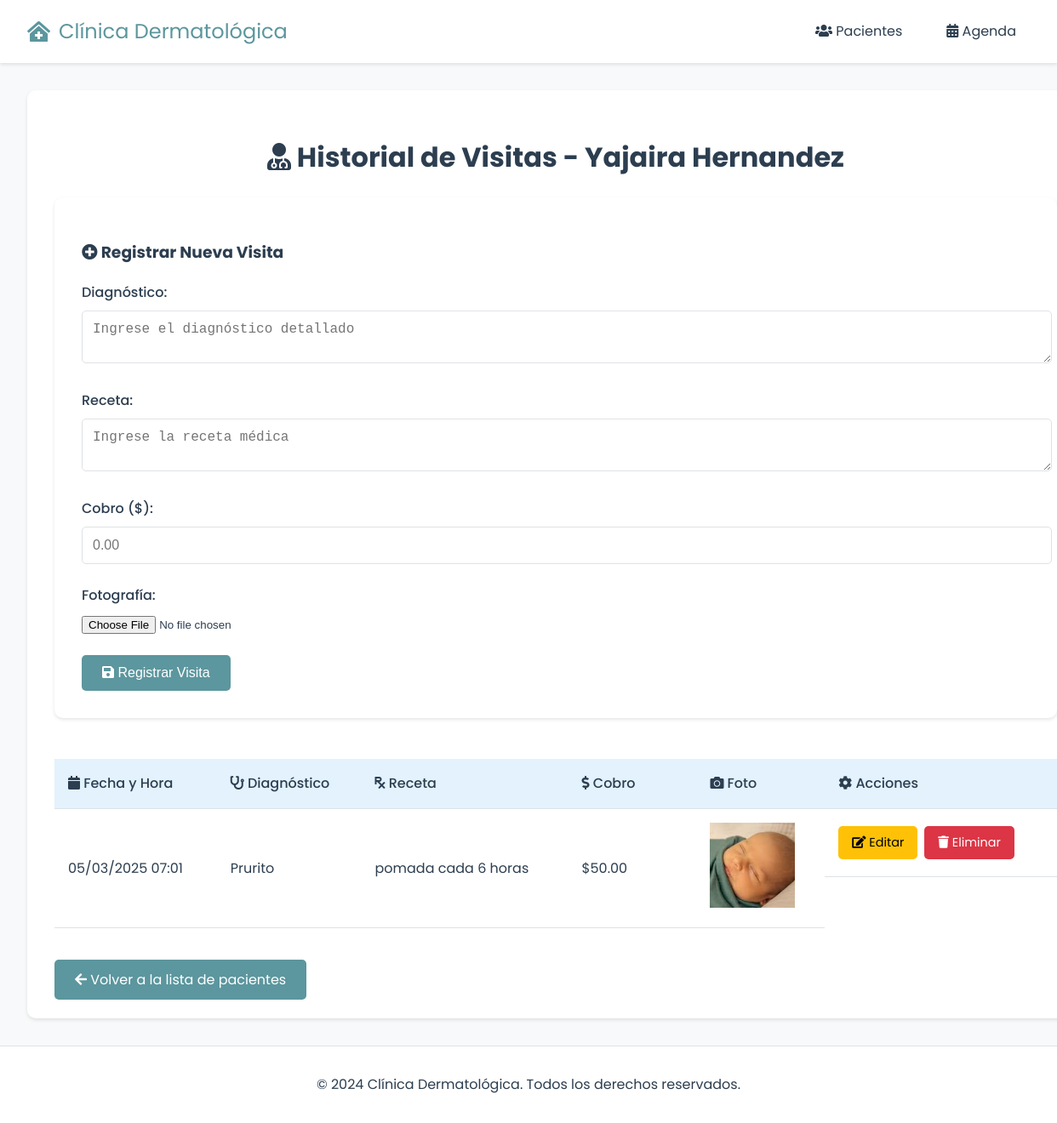
Page /pacientes/3/visitas on the committed database.
### app.py (models this page shows, shortened)
class Paciente(db.Model):
    id = db.Column(db.Integer, primary_key=True)
    nombre = db.Column(db.String(200), nullable=False)
    dui = db.Column(db.String(10), unique=True, nullable=False)
    telefono = db.Column(db.String(20))
    fecha_nacimiento = db.Column(db.Date)
    direccion = db.Column(db.String(300))
    fecha_registro = db.Column(db.DateTime, default=datetime.utcnow)
    categoria_id = db.Column(db.Integer, db.ForeignKey('categoria.id'), nullable=False)
    categoria = db.relationship('Categoria', backref='pacientes')
    visitas = db.relationship('Visita', backref='paciente', lazy=True)

class Visita(db.Model):
    id = db.Column(db.Integer, primary_key=True)
    fecha_hora = db.Column(db.DateTime, nullable=False, default=datetime.utcnow)
    diagnostico = db.Column(db.Text)
    receta = db.Column(db.Text)
    cobro = db.Column(db.Float)
    foto_path = db.Column(db.String(300))
    paciente_id = db.Column(db.Integer, db.ForeignKey('paciente.id'), nullable=False)

### app.py (the view, shortened to what this page needs)
@app.route('/pacientes/<int:id>/visitas', methods=['GET', 'POST'])
def visitas_paciente(id):
    paciente = Paciente.query.get_or_404(id)
    visitas = Visita.query.filter_by(paciente_id=id).order_by(Visita.fecha_hora.desc()).all()
    return render_template('pacientes/visitas.html', paciente=paciente, visitas=visitas)

### templates/pacientes/visitas.html (shortened to what this page needs)
{% extends 'base.html' %}
{% block body %}
<div class="content">
    <h1 class="text-center">
        <i class="fas fa-user-md"></i>
        Historial de Visitas - {{ paciente.nombre }}
    </h1>
    <div class="form mb-2">
        <h3><i class="fas fa-plus-circle"></i> Registrar Nueva Visita</h3>
        <form action="/pacientes/{{paciente.id}}/visitas" method="POST" enctype="multipart/form-data">
            <div class="form-group">
                <label for="diagnostico">Diagnóstico:</label>
                <textarea name="diagnostico" id="diagnostico" required placeholder="Ingrese el diagnóstico detallado"></textarea>
            </div>
            <div class="form-group">
                <label for="receta">Receta:</label>
                <textarea name="receta" id="receta" required placeholder="Ingrese la receta médica"></textarea>
            </div>
            <div class="form-group">
                <label for="cobro">Cobro ($):</label>
                <input type="number" step="0.01" name="cobro" id="cobro" required placeholder="0.00">
            </div>
            <div class="form-group">
                <label for="foto">Fotografía:</label>
                <input type="file" name="foto" id="foto" accept="image/*" class="form-control-file">
            </div>
            <button type="submit" class="btn btn-primary">
                <i class="fas fa-save"></i> Registrar Visita
            </button>
        </form>
    </div>
    {% if visitas|length < 1 %}
    <div class="alert alert-info text-center">
        <i class="fas fa-info-circle"></i>
        No hay visitas registradas para este paciente.
    </div>
    {% else %}
    <div class="table-responsive">
        <table>
            <tr>
                <th><i class="fas fa-calendar"></i> Fecha y Hora</th>
                <th><i class="fas fa-stethoscope"></i> Diagnóstico</th>
                <th><i class="fas fa-prescription"></i> Receta</th>
                <th><i class="fas fa-dollar-sign"></i> Cobro</th>
                <th><i class="fas fa-camera"></i> Foto</th>
                <th><i class="fas fa-cog"></i> Acciones</th>
            </tr>
            {% for visita in visitas %}
                <tr>
                    <td>{{ visita.fecha_hora.strftime('%d/%m/%Y %H:%M') }}</td>
                    <td>{{ visita.diagnostico }}</td>
                    <td>{{ visita.receta }}</td>
                    <td>${{ "%.2f"|format(visita.cobro) }}</td>
                    <td>
                        {% if visita.foto_path %}
                        <img src="{{ url_for('static', filename='uploads/' + visita.foto_path) }}"
                             width="100" class="img-thumbnail"
                             onclick="window.open(this.src)">
                        {% else %}
                        <span class="text-muted">Sin foto</span>
                        {% endif %}
                    </td>
                    <td class="actions">
                        <a href="/pacientes/{{paciente.id}}/visitas/edit/{{visita.id}}"
                           class="btn btn-warning">
                            <i class="fas fa-edit"></i> Editar
                        </a>
                        <a href="/pacientes/{{paciente.id}}/visitas/delete/{{visita.id}}"
                           class="btn btn-danger"
                           onclick="return confirm('¿Está seguro de eliminar esta visita?')">
                            <i class="fas fa-trash"></i> Eliminar
                        </a>
                    </td>
                </tr>
            {% endfor %}
        </table>
    </div>
    {% endif %}
    <div class="mt-2">
        <a href="/pacientes" class="btn btn-primary">
            <i class="fas fa-arrow-left"></i> Volver a la lista de pacientes
        </a>
    </div>
</div>
{% endblock %}

### static/css/main.css (style rules this page uses)
:root { --primary-color: #f8d7da; --secondary-color: #e3f2fd; --accent-color: #5c969e; --text-color: #2c3e50; --border-color: #dee2e6; --success-color: #4CAF50; --danger-color: #dc3545; }
body, html { margin: 0; padding: 0; font-family: 'Poppins', sans-serif; background-color: #f8f9fa; color: var(--text-color); line-height: 1.6; }
.content { background-color: white; border-radius: 10px; box-shadow: 0 2px 4px rgba(0,0,0,0.1); padding: 2rem; margin-bottom: 2rem; width: 100%; }
table { width: 100%; border-collapse: collapse; margin: 1rem 0; background-color: white; }
th, td { padding: 1rem; text-align: left; border-bottom: 1px solid var(--border-color); }
th { background-color: var(--secondary-color); color: var(--text-color); font-weight: 500; }
.form { background-color: white; padding: 2rem; border-radius: 10px; box-shadow: 0 2px 4px rgba(0,0,0,0.1); }
.form-group { margin-bottom: 1.5rem; }
.form-group label { display: block; margin-bottom: 0.5rem; color: var(--text-color); font-weight: 500; }
.form-group input[type="text"], .form-group input[type="tel"], .form-group input[type="date"], .form-group input[type="number"], .form-group textarea { width: 100%; padding: 0.75rem; border: 1px solid var(--border-color); border-radius: 5px; font-size: 1rem; transition: border-color 0.3s ease; }
.btn { padding: 0.75rem 1.5rem; border: none; border-radius: 5px; cursor: pointer; font-size: 1rem; transition: all 0.3s ease; }
.btn-primary { background-color: var(--accent-color); color: white; }
.btn-danger { background-color: var(--danger-color); color: white; }
a { color: var(--accent-color); text-decoration: none; transition: all 0.3s ease; }
.text-center { text-align: center; }
.mt-2 { margin-top: 2rem; }
.mb-2 { margin-bottom: 2rem; }
.btn-warning { background-color: #ffc107; color: #000; }
.actions { display: flex; gap: 0.5rem; flex-wrap: wrap; min-width: 200px; }
.actions .btn { padding: 0.5rem 1rem; font-size: 0.9rem; white-space: nowrap; margin: 0.25rem 0; }
.table-responsive { overflow-x: auto; }
td { vertical-align: middle; min-width: 100px; }

### rows in the picture
Paciente: nombre "Yajaira Hernandez"
Visita: fecha_hora "05/03/2025 07:01", diagnostico "Prurito", receta "pomada cada 6 horas", cobro "50.00", foto_path (picture)
